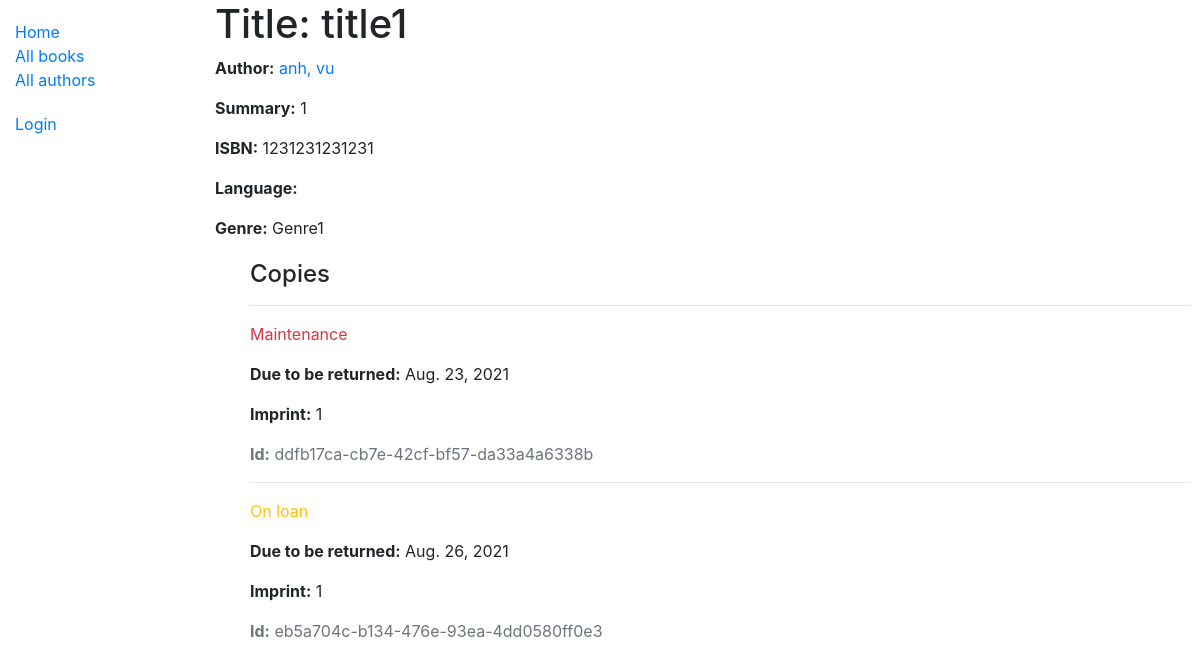
/en-us/catalog/book/1, run on the app's committed database.
### catalog/models.py (models this page shows, shortened)
class Book(models.Model):
    title = models.CharField(max_length=200)
    author = models.ForeignKey('Author', on_delete=models.SET_NULL, null=True)
    summary = models.TextField(max_length=1000, help_text='Enter a brief description of the book')
    isbn = models.CharField('ISBN', max_length=13, unique=True, help_text='13 Character <a href="https://www.isbn-international.org/content/what-isbn">ISBN number</a>')
    genre = models.ManyToManyField(Genre, help_text='Select a genre for this book')
    def display_genre(self):
        """Create a string for the Genre. This is required to display genre in Admin."""
        return ', '.join(genre.name for genre in self.genre.all()[:3])
    display_genre.short_description = 'Genre'

class Author(models.Model):
    first_name = models.CharField(max_length=100)
    last_name = models.CharField(max_length=100)
    date_of_birth = models.DateField(null=True, blank=True)
    date_of_death = models.DateField('Died', null=True, blank=True)
    class Meta:
        ordering = ['last_name', 'first_name']
    def get_absolute_url(self):
        return reverse('author-detail', args=[str(self.id)])
    def __str__(self):
        return f'{self.last_name}, {self.first_name}'

class Genre(models.Model):
    name = models.CharField(
        max_length=200, help_text='Enter a book genre (e.g. Science Fiction)')
    def __str__(self):
        return self.name

class BookInstance(models.Model):
    id = models.UUIDField(primary_key=True, default=uuid.uuid4, help_text='Unique ID for this particular book across whole library')
    book = models.ForeignKey('Book', on_delete=models.RESTRICT, null=True)
    imprint = models.CharField(max_length=200)
    due_back = models.DateField(null=True, blank=True)
    borrower = models.ForeignKey(User, on_delete=models.SET_NULL, null=True, blank=True)
    LOAN_STATUS = (
        ('m', 'Maintenance'),
        ('o', 'On loan'),
        ('a', 'Available'),
        ('r', 'Reserved'),
    )
    status = models.CharField(
        max_length=1,
        choices=LOAN_STATUS,
        blank=True,
        default='m',
        help_text='Book availability',
    )
    class Meta:
        ordering = ['due_back']
        permissions = (("can_mark_returned", "Set book as returned"),)

### catalog/views.py (the view)
# urls.py: path('book/<int:pk>', views.BookDetailView.as_view(), name='book-detail'),
class BookDetailView(generic.DetailView):
    model = Book
    def get_context_data(self, **kwargs):
        context = super().get_context_data(**kwargs)
        context['bookinstance_list'] = context['book'].bookinstance_set.all()
        return context

### catalog/templates/catalog/book_detail.html
{% extends "base_generic.html" %}
{% load i18n %}
{% block content %}
  <h1>{% translate "Title" %}: {{ book.title }}</h1>
  <p><strong>{% translate "Author" %}:</strong> <a href="{{book.author.get_absolute_url}}">{{ book.author }}</a></p>
  <p><strong>{% translate "Summary" %}:</strong> {{ book.summary }}</p>
  <p><strong>{% translate "ISBN" %}:</strong> {{ book.isbn }}</p>
  <p><strong>{% translate "Language" %}:</strong> {{ book.language }}</p>
  <p><strong>{% translate "Genre" %}:</strong> {{ book.genre.all|join:", " }}</p>
  <div class="container">
    <h4>{% translate "Copies" %}</h4>
    {% for copy in bookinstance_list %}
      <hr>
      <p class="{% if copy.status == 'a' %}text-success{% elif copy.status == 'm' %}text-danger{% else %}text-warning{% endif %}">
        {{ copy.get_status_display }}
      </p>
      {% if copy.status != 'a' %}
        <p><strong>{% translate "Due to be returned" %}:</strong> {{ copy.due_back }}</p>
      {% endif %}
      <p><strong>{% translate "Imprint" %}:</strong> {{ copy.imprint }}</p>
      <p class="text-muted"><strong>Id:</strong> {{ copy.id }}</p>
    {% endfor %}
  </div>
{% endblock %}

### catalog/templates/base_generic.html (shortened to what this page needs)
{% load i18n %}
<!DOCTYPE html>
<html lang="en">
<head>
  <link rel="stylesheet" href="https://cdn.jsdelivr.net/npm/bootstrap@4.5.3/dist/css/bootstrap.min.css">
  {% load static %}
  <link rel="stylesheet" href="{% static 'css/styles.css' %}">
</head>
<body>
  <div class="container-fluid">
    <div class="row">
      <div class="col-sm-2">
      {% block sidebar %}
        <ul class="sidebar-nav">
          <li><a href="{% url 'index' %}">{% translate "Home" %}</a></li>
          <li><a href="{% url 'books' %}">{% translate "All books" %}</a></li>
          <li><a href="{% url 'authors' %}">{% translate "All authors" %}</a></li>
        </ul>
        <ul class="sidebar-nav">
          {% if user.is_authenticated %}
            <li>{% translate "User" %}: {{ user.get_username }}</li>
            <li><a href="{% url 'my-borrowed' %}">{% translate "My Borrowed" %}</a></li>
            <li><a href="{% url 'logout'%}?next={{request.path}}">{% translate "Logout" %}</a></li>
          {% else %}
            <li><a href="{% url 'login'%}?next={{request.path}}">{% translate "Login" %}</a></li>
          {% endif %}
        </ul>
     {% endblock %}
      </div>
      <div class="col-sm-10 ">
        {% block content %}{% endblock %}
      </div>
    </div>
  </div>
</body>
</html>

### catalog/static/css/styles.css (style rules this page uses)
.sidebar-nav { margin-top: 20px; padding: 0; list-style: none; }
.container { margin-left:20px; margin-top:20px }

### data on the page
Book: title "title1", author "anh, vu", summary "1", isbn "1231231231231", genre.all "Genre1"
BookInstance: status "Maintenance", due_back "Aug. 23, 2021", imprint "1", id "ddfb17ca-cb7e-42cf-bf57-da33a4a6338b"
BookInstance: status "On loan", due_back "Aug. 26, 2021", imprint "1", id "eb5a704c-b134-476e-93ea-4dd0580ff0e3"
